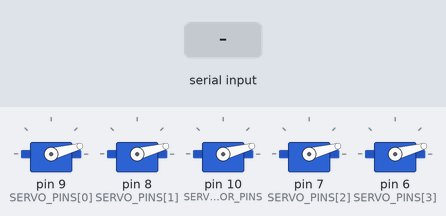
Bench run of a sketch on a simulated Arduino Uno, built with avr-gcc and run on an emulated ATmega328P. Shown: 5 × servo. Inputs (shaded band) come from the test bench. What the sketch prints to the serial monitor is not drawn.

Above: at 2.5 s.
2.6 s: "ABE\n" received over Serial
At 5.3 s:
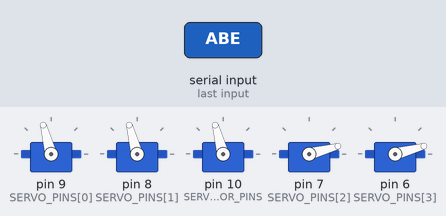
5.6 s: "STATUS\n" received over Serial
At 6.06 s:
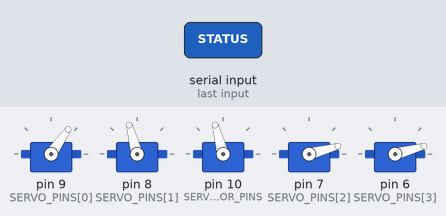
8.6 s: "ABM\n" received over Serial
11.6 s: "BOTHE\n" received over Serial
At 14.0 s:
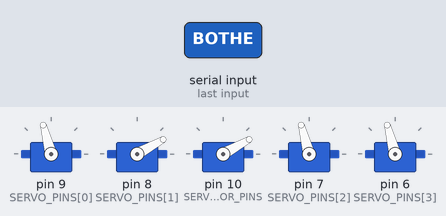
14.6 s: "BOTHM\n" received over Serial
At 17.2 s:
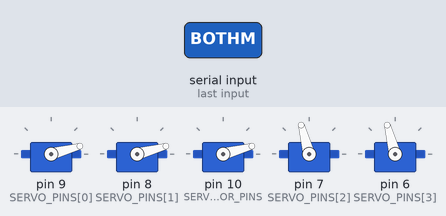
17.6 s: "T90\n" received over Serial
At 18.06 s:
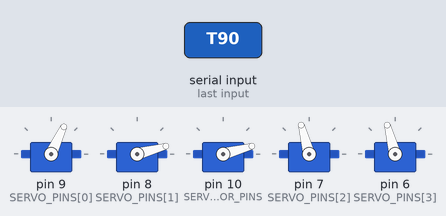
Timing chart, 0 to 23.2 s (numbered marks = the images above; inputs shaded):
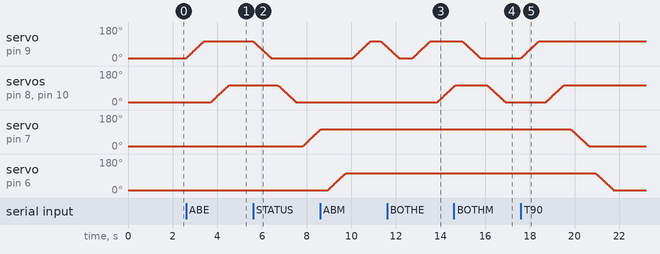

Measured:
- after the input at 2.6 s, servo on pin 9 (SERVO_PINS[0]): moves from 15° to 105° over 0.80 s, starting at once; servo on pin 8 (SERVO_PINS[1]), servo on pin 10 (SERVO_MIRROR_PINS): moves from 15° to 105° over 0.80 s, starting after 1.1 s
- after the input at 5.6 s, servo on pin 9 (SERVO_PINS[0]): moves from 105° to 15° over 0.80 s, starting at once; servo on pin 8 (SERVO_PINS[1]), servo on pin 10 (SERVO_MIRROR_PINS): moves from 105° to 15° over 0.80 s, starting after 1.1 s; servo on pin 7 (SERVO_PINS[2]): moves from 15° to 101° over 0.76 s, starting after 2.2 s
- after the input at 11.6 s, servo on pin 8 (SERVO_PINS[1]), servo on pin 10 (SERVO_MIRROR_PINS): moves from 15° to 97° over 0.73 s, starting after 2.3 s
- after the input at 14.6 s, servo on pin 9 (SERVO_PINS[0]): moves from 105° to 15° over 0.80 s, starting after 0.37 s
- after the input at 17.6 s, servo on pin 9 (SERVO_PINS[0]): moves from 15° to 105° over 0.80 s, starting at once; servo on pin 8 (SERVO_PINS[1]): moves from 15° to 105° over 0.80 s, starting after 1.1 s

The sketch:

reliable_plotter_servo_controller.ino
```cpp
#include <Servo.h>

namespace {

constexpr long SERIAL_BAUD = 9600;
constexpr uint8_t SERVO_COUNT = 4;

// Primary servo pins. Plotter 1 is on pin 9.
// Plotter 2 defaults to pin 8 in the current quad wiring.
constexpr int SERVO_PINS[SERVO_COUNT] = {9, 8, 7, 6};

// Optional mirror pins. This is useful if older hardware still has plotter 2
// wired to pin 10 instead of pin 8; the sketch will drive both.
constexpr int SERVO_MIRROR_PINS[SERVO_COUNT] = {-1, 10, -1, -1};

// Adjust these angles for the actual marker / eraser geometry on each plotter.
constexpr int SERVO_MARKER_ANGLES[SERVO_COUNT] = {15, 15, 15, 15};
constexpr int SERVO_ERASE_ANGLES[SERVO_COUNT] = {105, 105, 105, 105};

constexpr uint8_t SERVO_STEP_DEGREES = 2;
constexpr unsigned long SERVO_STEP_DELAY_MS = 18;
constexpr unsigned long SERVO_FINAL_SETTLE_MS = 300;

// Keep the servos attached so they hold position between draw / erase phases.
constexpr bool KEEP_SERVOS_ATTACHED = true;

enum ServoMode : uint8_t {
  MODE_MARKER = 0,
  MODE_ERASE = 1,
};

Servo servos[SERVO_COUNT];
Servo mirrorServos[SERVO_COUNT];

ServoMode servoModes[SERVO_COUNT] = {
  MODE_MARKER,
  MODE_MARKER,
  MODE_MARKER,
  MODE_MARKER,
};
int currentAngles[SERVO_COUNT] = {0, 0, 0, 0};
bool angleKnown[SERVO_COUNT] = {false, false, false, false};

String inputBuffer;

const char* servoName(uint8_t channel) {
  switch (channel) {
    case 0:
      return "A";
    case 1:
      return "B";
    case 2:
      return "C";
    case 3:
      return "D";
    default:
      return "?";
  }
}

const char* modeName(ServoMode mode) {
  return mode == MODE_ERASE ? "erase" : "marker";
}

String normalized(String value) {
  value.trim();
  value.toUpperCase();
  return value;
}

void attachChannel(uint8_t channel) {
  if (channel >= SERVO_COUNT) {
    return;
  }

  if (!servos[channel].attached()) {
    servos[channel].attach(SERVO_PINS[channel]);
  }

  const int mirrorPin = SERVO_MIRROR_PINS[channel];
  if (mirrorPin >= 0 && !mirrorServos[channel].attached()) {
    mirrorServos[channel].attach(mirrorPin);
  }
}

void detachChannel(uint8_t channel) {
  if (channel >= SERVO_COUNT || KEEP_SERVOS_ATTACHED) {
    return;
  }

  if (servos[channel].attached()) {
    servos[channel].detach();
  }
  if (mirrorServos[channel].attached()) {
    mirrorServos[channel].detach();
  }
}

void writeChannelAngle(uint8_t channel, int angle) {
  const int constrainedAngle = constrain(angle, 0, 180);
  servos[channel].write(constrainedAngle);
  if (mirrorServos[channel].attached()) {
    mirrorServos[channel].write(constrainedAngle);
  }
}

void moveChannelToAngle(uint8_t channel, int targetAngle) {
  if (channel >= SERVO_COUNT) {
    return;
  }

  attachChannel(channel);
  const int constrainedTarget = constrain(targetAngle, 0, 180);

  if (!angleKnown[channel]) {
    writeChannelAngle(channel, constrainedTarget);
    delay(SERVO_FINAL_SETTLE_MS);
    currentAngles[channel] = constrainedTarget;
    angleKnown[channel] = true;
    detachChannel(channel);
    return;
  }

  int current = currentAngles[channel];
  if (current == constrainedTarget) {
    writeChannelAngle(channel, constrainedTarget);
    delay(SERVO_FINAL_SETTLE_MS);
    detachChannel(channel);
    return;
  }

  const int step = constrainedTarget > current ? SERVO_STEP_DEGREES : -static_cast<int>(SERVO_STEP_DEGREES);
  while (current != constrainedTarget) {
    current += step;
    if (step > 0 && current > constrainedTarget) {
      current = constrainedTarget;
    }
    if (step < 0 && current < constrainedTarget) {
      current = constrainedTarget;
    }
    writeChannelAngle(channel, current);
    delay(SERVO_STEP_DELAY_MS);
  }

  writeChannelAngle(channel, constrainedTarget);
  delay(SERVO_FINAL_SETTLE_MS);
  currentAngles[channel] = constrainedTarget;
  detachChannel(channel);
}

void setChannelMode(uint8_t channel, ServoMode targetMode) {
  const int angle = targetMode == MODE_ERASE ? SERVO_ERASE_ANGLES[channel] : SERVO_MARKER_ANGLES[channel];
  moveChannelToAngle(channel, angle);
  servoModes[channel] = targetMode;
}

void toggleChannelMode(uint8_t channel) {
  setChannelMode(channel, servoModes[channel] == MODE_ERASE ? MODE_MARKER : MODE_ERASE);
}

bool isValidPlotterIndex(int plotterIndex) {
  return plotterIndex >= 1 && plotterIndex <= static_cast<int>(SERVO_COUNT);
}

void setPlotterMode(int plotterIndex, ServoMode targetMode) {
  if (!isValidPlotterIndex(plotterIndex)) {
    return;
  }
  setChannelMode(static_cast<uint8_t>(plotterIndex - 1), targetMode);
}

void togglePlotterMode(int plotterIndex) {
  if (!isValidPlotterIndex(plotterIndex)) {
    return;
  }
  toggleChannelMode(static_cast<uint8_t>(plotterIndex - 1));
}

void setAllModes(ServoMode targetMode) {
  for (uint8_t channel = 0; channel < SERVO_COUNT; ++channel) {
    setChannelMode(channel, targetMode);
  }
}

void toggleAllModes() {
  for (uint8_t channel = 0; channel < SERVO_COUNT; ++channel) {
    toggleChannelMode(channel);
  }
}

void printStatusLine(const char* prefix) {
  Serial.print(prefix);
  for (uint8_t channel = 0; channel < SERVO_COUNT; ++channel) {
    Serial.print(channel == 0 ? " " : " ");
    Serial.print(servoName(channel));
    Serial.print('=');
    Serial.print(modeName(servoModes[channel]));
  }
  Serial.println();
}

void printAck(const String& command) {
  Serial.print("OK ");
  Serial.print(command);
  for (uint8_t channel = 0; channel < SERVO_COUNT; ++channel) {
    Serial.print(' ');
    Serial.print(servoName(channel));
    Serial.print('=');
    Serial.print(modeName(servoModes[channel]));
  }
  Serial.println();
}

void printUsage() {
  Serial.println(
    "OK COMMANDS: "
    "P1M P1E P1T P2M P2E P2T P3M P3E P3T P4M P4E P4T "
    "AM AE AT BM BE BT CM CE CT DM DE DT "
    "ABM ABE ABT BOTHM BOTHE BOTHT ALLM ALLE ALLT R S STATUS"
  );
}

bool handlePlotterCommand(const String& command) {
  if (command.length() != 3 || command[0] != 'P' || !isDigit(command[1])) {
    return false;
  }

  const int plotterIndex = command[1] - '0';
  if (!isValidPlotterIndex(plotterIndex)) {
    return false;
  }

  if (command[2] == 'M') {
    setPlotterMode(plotterIndex, MODE_MARKER);
    printAck(command);
    return true;
  }
  if (command[2] == 'E') {
    setPlotterMode(plotterIndex, MODE_ERASE);
    printAck(command);
    return true;
  }
  if (command[2] == 'T') {
    togglePlotterMode(plotterIndex);
    printAck(command);
    return true;
  }

  return false;
}

bool handleSingleServoCommand(const String& command) {
  if (command.length() != 2) {
    return false;
  }

  const char servoId = command[0];
  const char action = command[1];
  int channel = -1;
  if (servoId == 'A') {
    channel = 0;
  } else if (servoId == 'B') {
    channel = 1;
  } else if (servoId == 'C') {
    channel = 2;
  } else if (servoId == 'D') {
    channel = 3;
  } else {
    return false;
  }

  if (action == 'M') {
    setChannelMode(static_cast<uint8_t>(channel), MODE_MARKER);
    printAck(command);
    return true;
  }
  if (action == 'E') {
    setChannelMode(static_cast<uint8_t>(channel), MODE_ERASE);
    printAck(command);
    return true;
  }
  if (action == 'T') {
    toggleChannelMode(static_cast<uint8_t>(channel));
    printAck(command);
    return true;
  }

  return false;
}

void handleCommand(const String& rawCommand) {
  String command = normalized(rawCommand);
  if (command.length() == 0) {
    return;
  }

  if (command == "STATUS" || command == "S") {
    printStatusLine("OK STATUS");
    return;
  }

  if (handlePlotterCommand(command) || handleSingleServoCommand(command)) {
    return;
  }

  if (command == "ABM" || command == "BOTHM" || command == "BOTH MARKER") {
    setPlotterMode(1, MODE_MARKER);
    setPlotterMode(2, MODE_MARKER);
    printAck(command);
    return;
  }
  if (command == "ABE" || command == "BOTHE" || command == "BOTH ERASE") {
    setPlotterMode(1, MODE_ERASE);
    setPlotterMode(2, MODE_ERASE);
    printAck(command);
    return;
  }
  if (command == "ABT" || command == "BOTHT") {
    togglePlotterMode(1);
    togglePlotterMode(2);
    printAck(command);
    return;
  }

  if (command == "ALLM" || command == "ALL MARKER") {
    setAllModes(MODE_MARKER);
    printAck(command);
    return;
  }
  if (command == "ALLE" || command == "ALL ERASE") {
    setAllModes(MODE_ERASE);
    printAck(command);
    return;
  }
  if (command == "ALLT" || command == "T" || command == "R") {
    toggleAllModes();
    printAck(command);
    return;
  }

  Serial.print("ERR UNKNOWN ");
  Serial.println(command);
  printUsage();
}

bool tryHandleCompactCommand(String* buffer) {
  if (buffer == nullptr || buffer->length() == 0) {
    return false;
  }

  const String command = normalized(*buffer);
  if (
    command == "S" || command == "T" || command == "R" ||
    command == "AM" || command == "AE" || command == "AT" ||
    command == "BM" || command == "BE" || command == "BT" ||
    command == "CM" || command == "CE" || command == "CT" ||
    command == "DM" || command == "DE" || command == "DT" ||
    command == "P1M" || command == "P1E" || command == "P1T" ||
    command == "P2M" || command == "P2E" || command == "P2T" ||
    command == "P3M" || command == "P3E" || command == "P3T" ||
    command == "P4M" || command == "P4E" || command == "P4T" ||
    command == "ABM" || command == "ABE" || command == "ABT"
  ) {
    handleCommand(command);
    *buffer = "";
    return true;
  }

  return false;
}

void initializeChannelsToMarker() {
  for (uint8_t channel = 0; channel < SERVO_COUNT; ++channel) {
    setChannelMode(channel, MODE_MARKER);
  }
}

}  // namespace

void setup() {
  Serial.begin(SERIAL_BAUD);
  inputBuffer.reserve(32);

  initializeChannelsToMarker();

  Serial.println("READY reliable_plotter_servo_controller");
  printStatusLine("OK STATUS");
  printUsage();
}

void loop() {
  while (Serial.available() > 0) {
    const char incoming = static_cast<char>(Serial.read());
    if (incoming == '\r') {
      continue;
    }

    if (incoming == '\n') {
      handleCommand(inputBuffer);
      inputBuffer = "";
      continue;
    }

    inputBuffer += incoming;
    tryHandleCompactCommand(&inputBuffer);
  }
}
```
